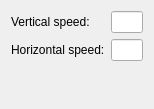
<?xml version="1.0" encoding="UTF-8"?>
<ui version="4.0">
 <class>ThresholdsForm</class>
 <widget class="QWidget" name="ThresholdsForm">
  <property name="geometry">
   <rect>
    <x>0</x>
    <y>0</y>
    <width>154</width>
    <height>109</height>
   </rect>
  </property>
  <property name="windowTitle">
   <string>Form</string>
  </property>
  <layout class="QVBoxLayout" name="verticalLayout">
   <item>
    <layout class="QGridLayout" name="gridLayout">
     <item row="0" column="0">
      <widget class="QLabel" name="verticalLabel">
       <property name="text">
        <string>Vertical speed:</string>
       </property>
      </widget>
     </item>
     <item row="0" column="1">
      <widget class="QLineEdit" name="verticalEdit"/>
     </item>
     <item row="1" column="0">
      <widget class="QLabel" name="horizontalLabel">
       <property name="text">
        <string>Horizontal speed:</string>
       </property>
      </widget>
     </item>
     <item row="1" column="1">
      <widget class="QLineEdit" name="horizontalEdit"/>
     </item>
    </layout>
   </item>
   <item>
    <spacer name="verticalSpacer">
     <property name="orientation">
      <enum>Qt::Vertical</enum>
     </property>
     <property name="sizeHint" stdset="0">
      <size>
       <width>20</width>
       <height>40</height>
      </size>
     </property>
    </spacer>
   </item>
  </layout>
 </widget>
 <resources/>
 <connections/>
</ui>
